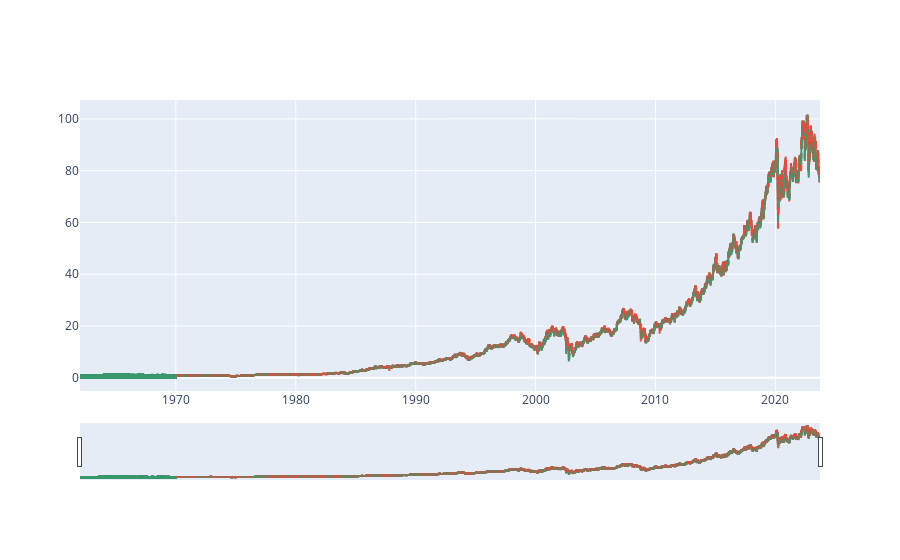

This figure's notebook cell:
### Code cell
plot_candle_stick(df)

### Figure 1 — Plotly figure (JSON) as saved in the notebook; plotly's stock layout.template omitted (floating-point values rounded to 4 significant figures; data arrays with more than 128 entries replaced by an {"elided": "..."} marker saying what was removed)
{"data": [{"close": {"elided": "15537 float values"}, "high": {"elided": "15537 float values"}, "low": {"elided": "15537 float values"}, "open": {"elided": "15537 float values"}, "type": "candlestick", "x": {"elided": "15537 str values"}}], "layout": {}}
